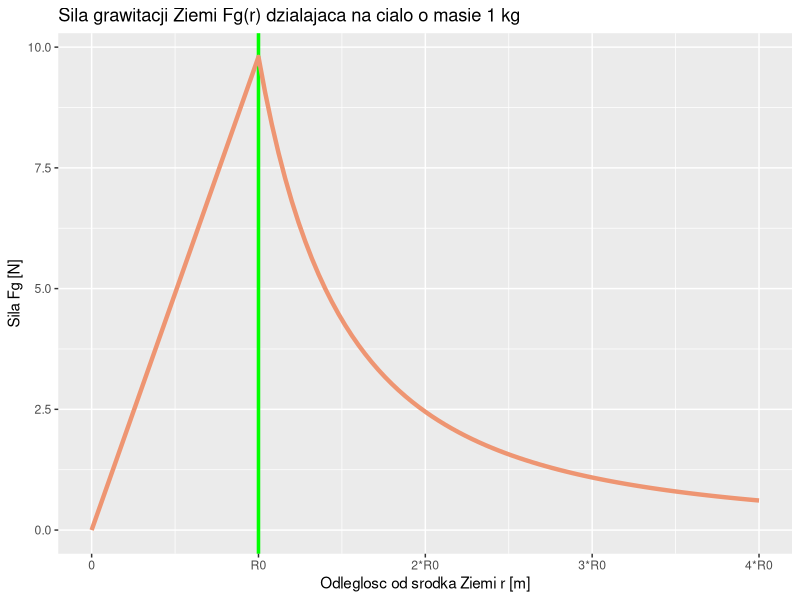

Generate this figure with R:
# Uzywamy jednostek SI
R0 <- 6378140 # m
M0 <- 5.9722e24 # kg
G <- 6.67428e-11 # m^(3)*kg^(-1)*s^(-2)
V <- function(r) (4/3) * pi * r^3
Fg <- function(r, m = 1, R0 = 6378140, M0 = 5.9722e24, G = 6.67428e-11) {
  grav <- ifelse(r > R0, G * m * M0 / r ^ 2, G * m * M0 * r / (R0 ^ 3))
  return(grav)
}

library(ggplot2)
N_R0 <- 4
g <- ggplot(data = data.frame(x = 0), aes = (x = x)) + 
  geom_vline(xintercept = R0, color = "green", size = 1.2) +
  stat_function(fun = Fg, size = 1.5, color = "lightsalmon2") + 
  ggtitle("Sila grawitacji Ziemi Fg(r) dzialajaca na cialo o masie 1 kg") + 
  ylab("Sila Fg [N]") + 
  xlab("Odleglosc od srodka Ziemi r [m]") + 
  scale_x_continuous(breaks = R0 * 0:N_R0, labels = c(0, "R0", paste(2:N_R0, "R0", sep = "*")), limits = c(0, N_R0 * R0))
g

t_k=pi/2*sqrt(R0^3/(G*M0))
print(paste("Czas spadania ksiazki na Ziemie to",
            round(t_k), "s =",
            round(t_k/60), "min", round(t_k) - 60*round(t_k/60), "s."))
